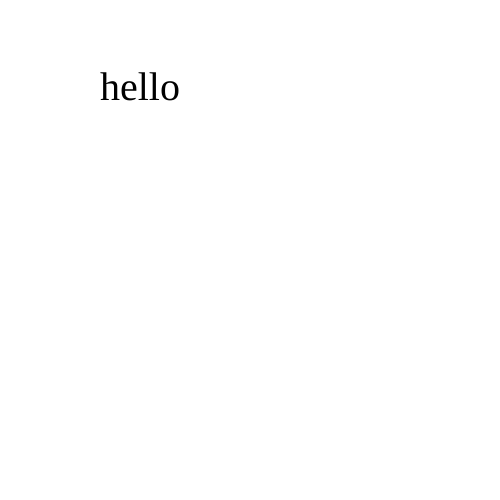
Frame 1 (no input)
Frame 60 (no input): identical to frame 1, image omitted
Frame 120 (the mouse pressed at the canvas centre since frame 60): identical to frame 1, image omitted

The p5.js sketch that drew this single still picture (run headless with seeded random() and noise() and a simulated clock; from frame 60 on, the mouse is pressed at the canvas centre):

// p5.js sketch
// ── sketch.js
function setup() {
  createCanvas(500, 500);
  textSize(40);
  // x,y is lower left-hand edge of baseline of text
  textFont("Barrio");
  
}

function draw() {
  background(255);
  text("hello", 100, 100);
}
